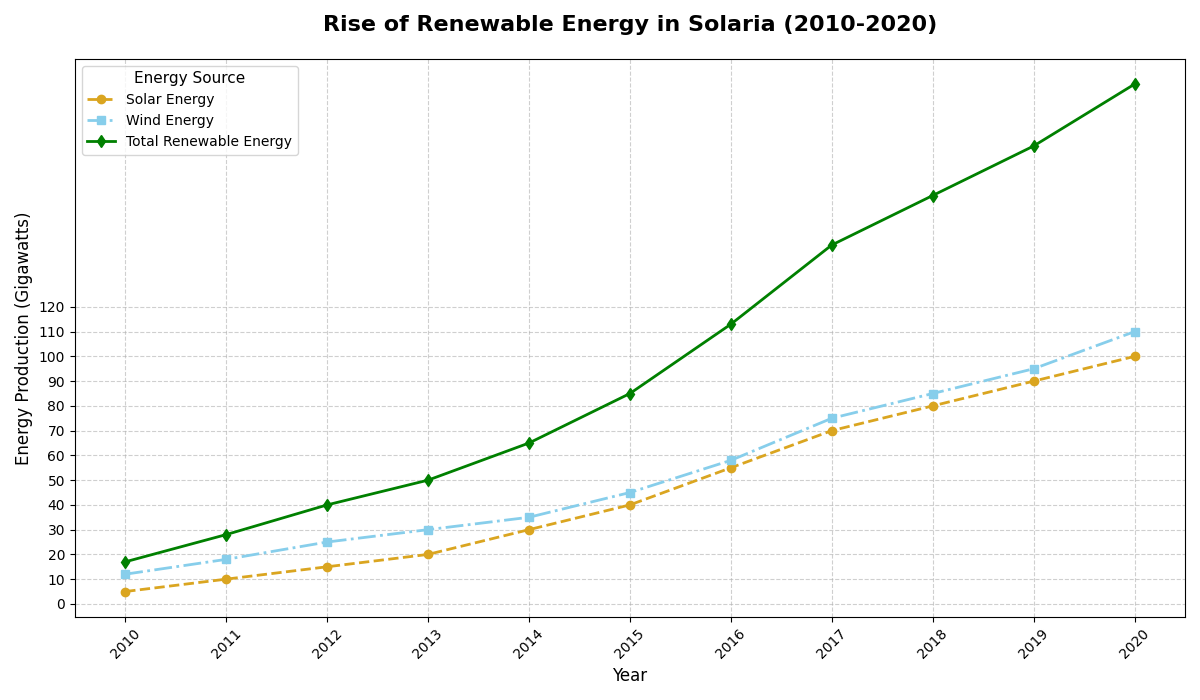

Python code for this plot:
import matplotlib.pyplot as plt
import numpy as np

# Backstory:
# Renewable energy sources have been a significant focus of energy policies around the world. 
# This plot shows the progress of solar and wind energy production over a period of 10 years (2010-2020) 
# in a hypothetical country, Solaria. Additionally, we'll show the total energy production 
# from these renewable sources, combining the individual productions of solar and wind energy.

# Defining the years from 2010 to 2020
years = np.arange(2010, 2021)

# Annual production of solar energy (in Gigawatts)
solar_energy = np.array([5, 10, 15, 20, 30, 40, 55, 70, 80, 90, 100])

# Annual production of wind energy (in Gigawatts)
wind_energy = np.array([12, 18, 25, 30, 35, 45, 58, 75, 85, 95, 110])

# Total energy production from renewable sources
total_energy = solar_energy + wind_energy

# Create a new figure
plt.figure(figsize=(12, 7))

# Plotting Solar Energy Production
plt.plot(years, solar_energy, label='Solar Energy', color='goldenrod', linestyle='--', marker='o', linewidth=2)

# Plotting Wind Energy Production
plt.plot(years, wind_energy, label='Wind Energy', color='skyblue', linestyle='-.', marker='s', linewidth=2)

# Plotting Total Energy Production
plt.plot(years, total_energy, label='Total Renewable Energy', color='green', linestyle='-', marker='d', linewidth=2)

# Title and axis labels
plt.title('Rise of Renewable Energy in Solaria (2010-2020)', fontsize=16, fontweight='bold', pad=20)
plt.xlabel('Year', fontsize=12)
plt.ylabel('Energy Production (Gigawatts)', fontsize=12)

# Adding a legend
plt.legend(title='Energy Source', loc='upper left', fontsize=10, title_fontsize=11)

# Adding grid lines for better visualization
plt.grid(True, linestyle='--', alpha=0.6)

# Set tick parameters for better clarity
plt.xticks(years, rotation=45)
plt.yticks(np.arange(0, 121, 10))

# Automatically adjust layout to prevent overlap
plt.tight_layout()

# Display the plot
plt.show()
